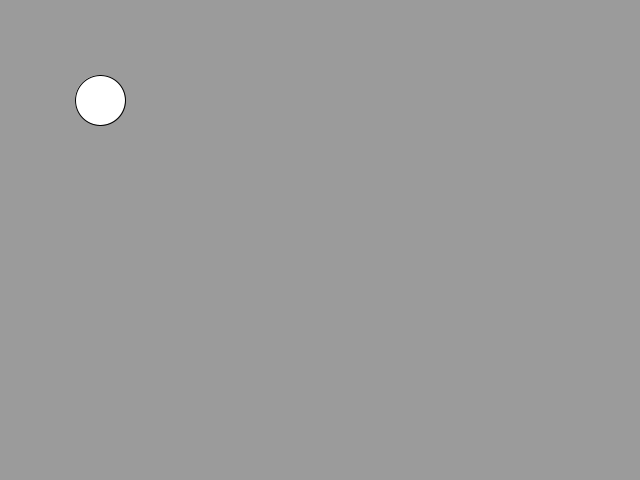
Frame 1 (no input)
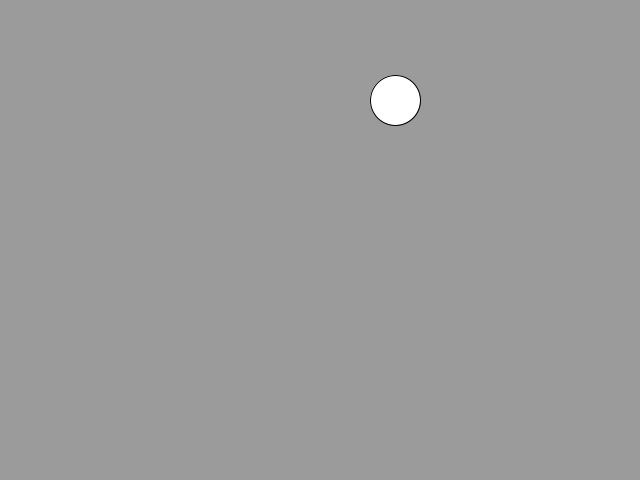
Frame 60 (the mouse pressed at the canvas centre just before this capture)
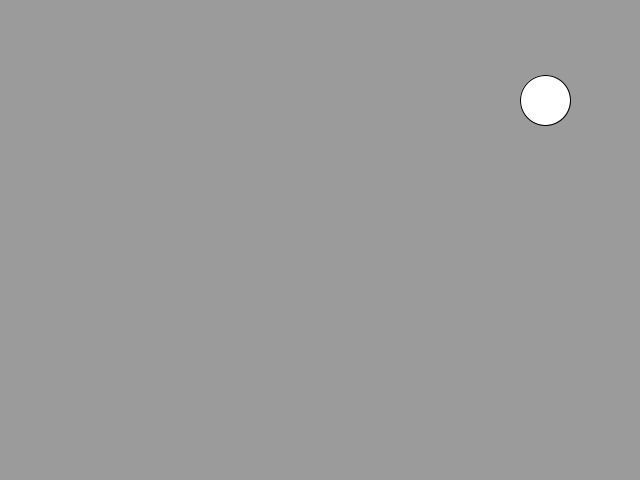
Frame 120 (the mouse held since frame 60 and released just before this capture)

The Processing sketch that drew these frames (run headless with seeded random() and noise(); from frame 60 on, the mouse is pressed at the canvas centre):

// Processing sketch: bouncy_ball
// ── bouncy_ball.pde
int x = 100;
int dx = 5;

void setup() {
  size(640, 480);
}

void draw() {
  background(155);          // colour denoted by 0 is black, 255 is white, 155 is somewhere in the middle 
  ellipse(x, 100, 50, 50);
  x += dx;
  if(x+25 > width || x-25 < 0) {
    dx *= -1;
  }
}

// ── Ball.pde
public class Ball {
  private int y = 100;
  private int x = 400;
  private int dy = 5;
  private int dx = 0;
  private int size = 50;
  
  public void moveUp() {
    y -= dy;
  }
  
  public void display() {
    ellipse(x, y, size, size);
  }
}
